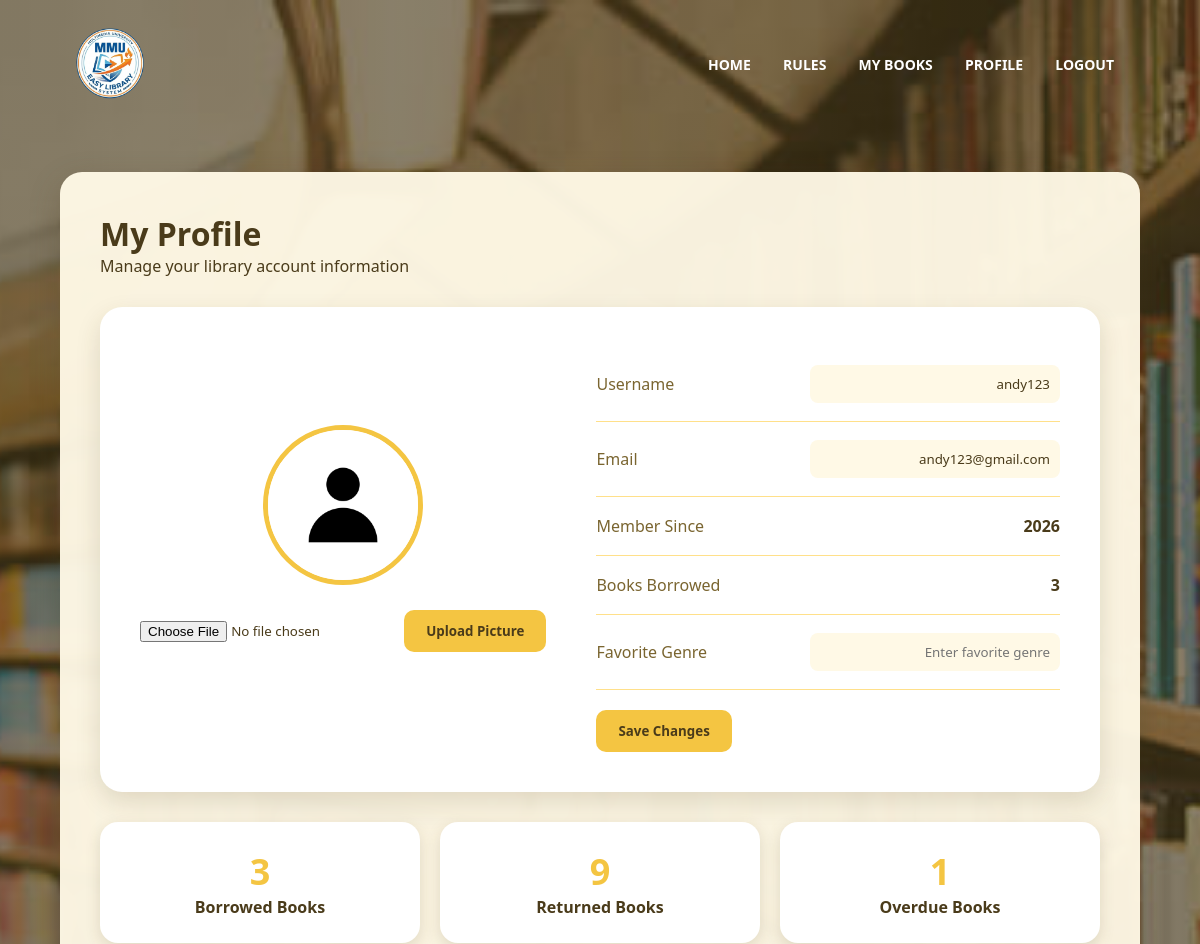
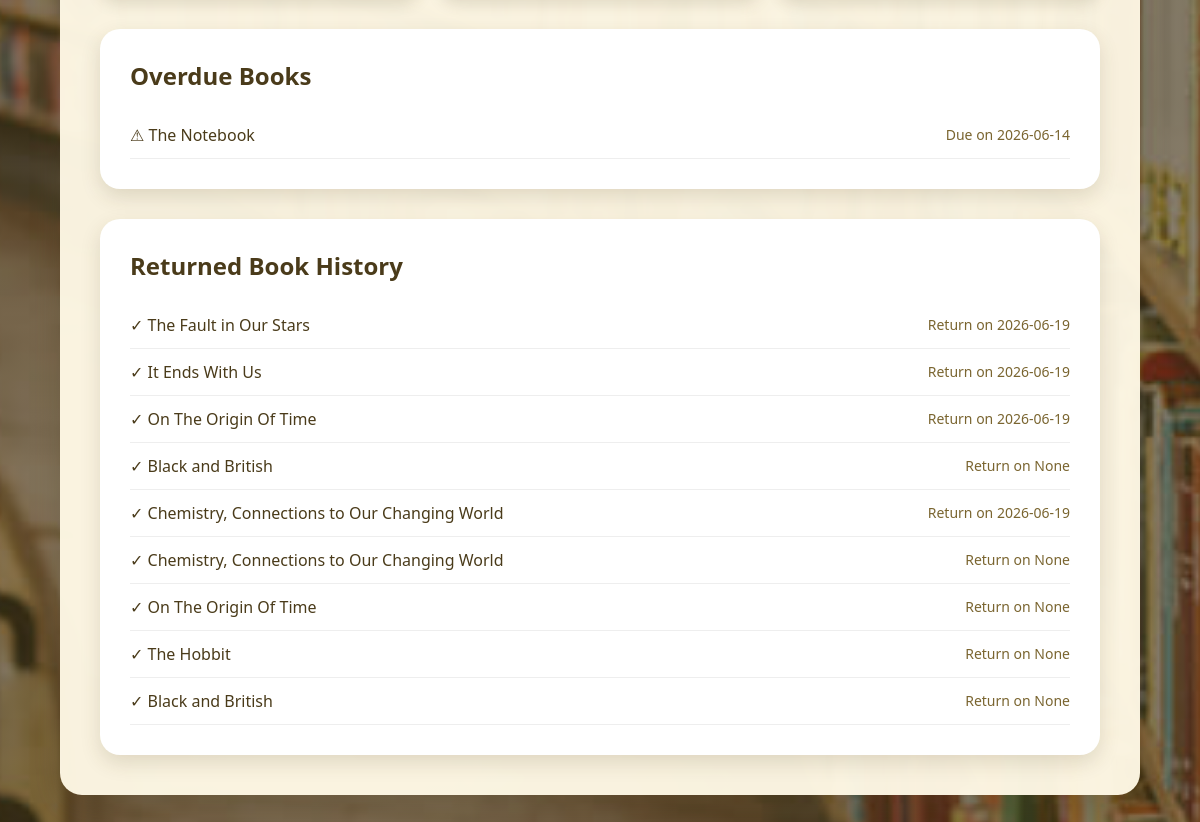
Screenshot of /profile (signed in) with the database file from the repository (2 pictures, top to bottom).
### tables this page shows
CREATE TABLE users(
        id INTEGER PRIMARY KEY AUTOINCREMENT,
        username TEXT,
        email TEXT,
        password TEXT,
        favorite_genre TEXT,
        member_since TEXT
    , profile_picture TEXT, is_blocked INTEGER DEFAULT 0);

CREATE TABLE borrowed_books(
        id INTEGER PRIMARY KEY AUTOINCREMENT,
        user_id INTEGER,
        book_title TEXT,
        borrow_date TEXT,
        due_date TEXT,
        status TEXT, is_blocked INTEGER DEFAULT 0, return_date TEXT,
        FOREIGN KEY(user_id) REFERENCES users(id)
    );

### app.py (the view)
@app.route("/profile")
def profile():
    if "user_id" not in session:
        return redirect(url_for("sign_in"))
    conn = sqlite3.connect("library.db")
    cursor = conn.cursor()
    cursor.execute("SELECT * FROM users WHERE id=?", (session["user_id"],))
    user = cursor.fetchone()
    picture = user[6]
    if picture:
        profile_picture = url_for("static", filename=f"profile_pictures/{picture}")
    else:
        profile_picture = url_for("static", filename="default_profile.png")
    cursor.execute("""
    SELECT COUNT(*) FROM borrowed_books
    WHERE user_id=? AND status='Borrowed'
    """, (session["user_id"],))
    borrowed_count = cursor.fetchone()[0]
    cursor.execute("""
    SELECT COUNT(*) FROM borrowed_books
    WHERE user_id=? AND status='Returned'
    """, (session["user_id"],))
    returned_count = cursor.fetchone()[0]
    today = datetime.now().strftime("%Y-%m-%d")
    cursor.execute("""
    SELECT COUNT(*) FROM borrowed_books
    WHERE user_id=? AND due_date < ? AND status='Borrowed'
    """, (session["user_id"], today))
    overdue_count = cursor.fetchone()[0]
    cursor.execute("""
    SELECT book_title, due_date
    FROM borrowed_books
    WHERE user_id=? AND due_date < ? AND status='Borrowed'
    ORDER BY due_date ASC
    """, (session["user_id"], today))
    overdue_book_history = cursor.fetchall()
    cursor.execute("""
    SELECT book_title, return_date
    FROM borrowed_books
    WHERE user_id=? AND status='Returned'
    ORDER BY id DESC
    """, (session["user_id"], ))
    returned_book_history = cursor.fetchall()
    conn.close()
    return render_template(
        "profile.html",
        username=user[1],
        email=user[2],
        favorite_genre=user[4],
        member_since=user[5],
        profile_picture=profile_picture,
        borrowed_count=borrowed_count,
        returned_count=returned_count,
        overdue_count=overdue_count,
        overdue_book_history=overdue_book_history,
        returned_book_history=returned_book_history,
        error=request.args.get("error")
    )

### templates/profile.html (shortened to what this page needs)
<!DOCTYPE html>
<html lang="en">
<head>
    <link rel="stylesheet" href="{{ url_for('static', filename='style.css') }}">
    <link href="https://unpkg.com/boxicons@2.1.4/css/boxicons.min.css" rel="stylesheet">
</head>
<body class="profile-body">
    <section class="profile-navbar">
        <nav>
            <a href="/">
                <img src="/static/images/logo3.png " style="width:75px; height:auto;"></a>
            <div class="nav-links">
                <ul>
                    <li><a href="/">HOME</a></li>
                    <li><a href="/rules">RULES</a></li>
                    <li><a href="/mybooks">MY BOOKS</a></li>
                    <li><a href="/profile">PROFILE</a></li>
                    <li><a href="/logout">LOGOUT</a></li>
                </ul>
            </div>
        </nav>
    </section>
    <div class="main-content">
        <div class="top-section">
            <div>
                <h1>My Profile</h1>
                <p>Manage your library account information</p>
            </div>
        </div>
        <div class="profile-card">
            <div class="profile-left">
                <img src="{{ profile_picture }}"
                     class="profile-image">
                <form action="/upload-picture"
                      method="post"
                      enctype="multipart/form-data">
                    <input type="file"
                           name="picture"
                           accept="image/*">
                    <button type="submit"
                            class="edit-btn">
                            Upload Picture
                        </button>
                </form>
                <br>
            </div>
            <div class="profile-right">
                <form action="/update-profile" method="post">
                <div class="info-row">
                    <span>Username</span>
                    <input type="text"
                           name="username"
                           value="{{ username }}">
                </div>
                <div class="info-row">
                    <span>Email</span>
                    <input type="email"
                           name="email"
                           value="{{ email }}">
                </div>
                <div class="info-row">
                    <span>Member Since</span>
                    <strong>{{ member_since }}</strong>
                </div>
                <div class="info-row">
                    <span>Books Borrowed</span>
                    <strong>{{ borrowed_count }}</strong>
                </div>
                <div class="info-row">
                    <span>Favorite Genre</span>
                    <input
                       type="text"
                       name="favorite_genre"
                       value="{{ favorite_genre }}"
                       placeholder="Enter favorite genre">
                </div>
                <button type="submit"
                        class="edit-btn">
                    Save Changes
                </button>
                </form>
            </div>
        </div>
        <div class="stats">
            <div class="stat-box">
                <h2>{{ borrowed_count }}</h2>
                <p>Borrowed Books</p>
            </div>
            <div class="stat-box">
                <h2>{{ returned_count }}</h2>
                <p>Returned Books</p>
            </div>
            <div class="stat-box">
                <h2>{{ overdue_count }}</h2>
                <p>Overdue Books</p>
            </div>
        </div>
        <div class="history-section">
            <h2>Overdue Books</h2>
            {% if overdue_book_history %}
               <ul class="history-list">
                   {% for book in overdue_book_history %}
                   <li class="history-item overdue-item">
                       <span>⚠ {{ book[0] }}</span>
                       <span class="history-date">
                            Due on {{ book[1] }}
                       </span>
                    </li>
                   {% endfor %}
                </ul>
            {% else %}
               <p>No overdue books.</p>
            {% endif %}
        </div>
        <div class="history-section">
            <h2>Returned Book History</h2>
            {% if returned_book_history %}
               <ul class="history-list">
                   {% for book in returned_book_history %}
                   <li class="history-item">
                    <span>✓ {{ book[0] }}</span>
                    <span class="history-date">Return on {{ book[1] }}</span>
                   </li>
                   {% endfor %}
                </ul>
            {% else %}
               <p>No returned books yet.</p>
            {% endif %}
        </div>
    </div>
</body>
</html>

### static/style.css (style rules this page uses)
:root { --primary: #F4C542; --secondary: #FFE08A; --background: #FFF9E6; --text: #4A3B1A; --white: #FFFFFF; --shadow: rgba(74, 59, 26, 0.15); }
* { margin: 0; padding: 0; box-sizing: border-box; font-family: "Segoe UI", sans-serif; }
body { background: var(--background); color: var(--text); }
nav { display: flex; padding: 25px 6%; justify-content: space-between; align-items: center; }
nav img { width: 140px; }
.nav-links { flex: 1; text-align: right; }
.nav-links ul li { list-style: none; display: inline-block; padding: 8px 14px; }
.nav-links ul li a { color: var(--white); text-decoration: none; font-size: 14px; font-weight: 600; }
.nav-links ul li::after { content: ""; width: 0; height: 3px; background: var(--primary); display: block; margin: auto; transition: 0.4s; border-radius: 10px; }
.profile-body { margin: 0; min-height: 100vh; background-image: linear-gradient( rgba(74, 59, 26, 0.65), rgba(74, 59, 26, 0.65) ), url(/static/images/books.jpg); background-size: cover; background-position: center; background-attachment: fixed; }
.profile-navbar { background: transparent; }
.main-content { width: 90%; margin: 40px auto; padding: 40px; background: rgba(255, 249, 230, 0.96); border-radius: 22px; box-shadow: 0 10px 30px rgba(74, 59, 26, 0.25); }
.top-section { display: flex; justify-content: space-between; align-items: center; }
.top-section h1 { color: var(--text); }
.profile-card { background: var(--white); margin-top: 30px; border-radius: 22px; padding: 40px; display: flex; gap: 50px; align-items: center; box-shadow: 0 10px 25px var(--shadow); }
.profile-left { text-align: center; }
.profile-image { width: 160px; height: 160px; border-radius: 50%; object-fit: cover; border: 5px solid var(--primary); }
.edit-btn { margin-top: 20px; background: var(--primary); color: var(--text); border: none; padding: 12px 22px; border-radius: 10px; cursor: pointer; font-weight: bold; transition: 0.3s; }
.profile-right { flex: 1; }
.info-row { display: flex; justify-content: space-between; align-items: center; padding: 18px 0; border-bottom: 1px solid var(--secondary); color: var(--text); }
.info-row span { color: #7a6530; }
.info-row input { border: none; background: var(--background); padding: 10px; border-radius: 8px; width: 250px; text-align: right; color: var(--text); }
.stats { margin-top: 30px; display: flex; gap: 20px; }
.stat-box { flex: 1; background: var(--white); padding: 25px; border-radius: 18px; text-align: center; box-shadow: 0 5px 15px var(--shadow); }
.stat-box h2 { color: var(--primary); font-size: 36px; }
.stat-box p { color: var(--text); font-weight: 600; }
.history-section { margin-top: 30px; background: var(--white); padding: 30px; border-radius: 20px; box-shadow: 0 8px 20px var(--shadow); }
.history-section h2 { color: var(--text); margin-bottom: 20px; }
.history-list { list-style: none; padding: 0; margin-top: 15px; }
.history-item { display: flex; justify-content: space-between; align-items: center; padding: 12px 0; border-bottom: 1px solid #eee; }
.history-date { font-weight: 500; color: #7a6530; font-size: 14px; }

### rows the page displays
users: username "andy123", email "andy123@gmail.com", member_since "2026"
borrowed_books: book_title "The Notebook", due_date "2026-06-14"
borrowed_books: book_title "The Fault in Our Stars", return_date "2026-06-19"
borrowed_books: book_title "It Ends With Us", return_date "2026-06-19"
borrowed_books: book_title "On The Origin Of Time", return_date "2026-06-19"
borrowed_books: book_title "Black and British", book "None"
borrowed_books: book_title "Chemistry, Connections to Our Changing World", return_date "2026-06-19"
borrowed_books: book_title "Chemistry, Connections to Our Changing World", book "None"
borrowed_books: book_title "On The Origin Of Time", book "None"
borrowed_books: book_title "The Hobbit", book "None"
borrowed_books: book_title "Black and British", book "None"

### other values shown
{{ borrowed_count }} "3"
{{ returned_count }} "9"
{{ overdue_count }} "1"
